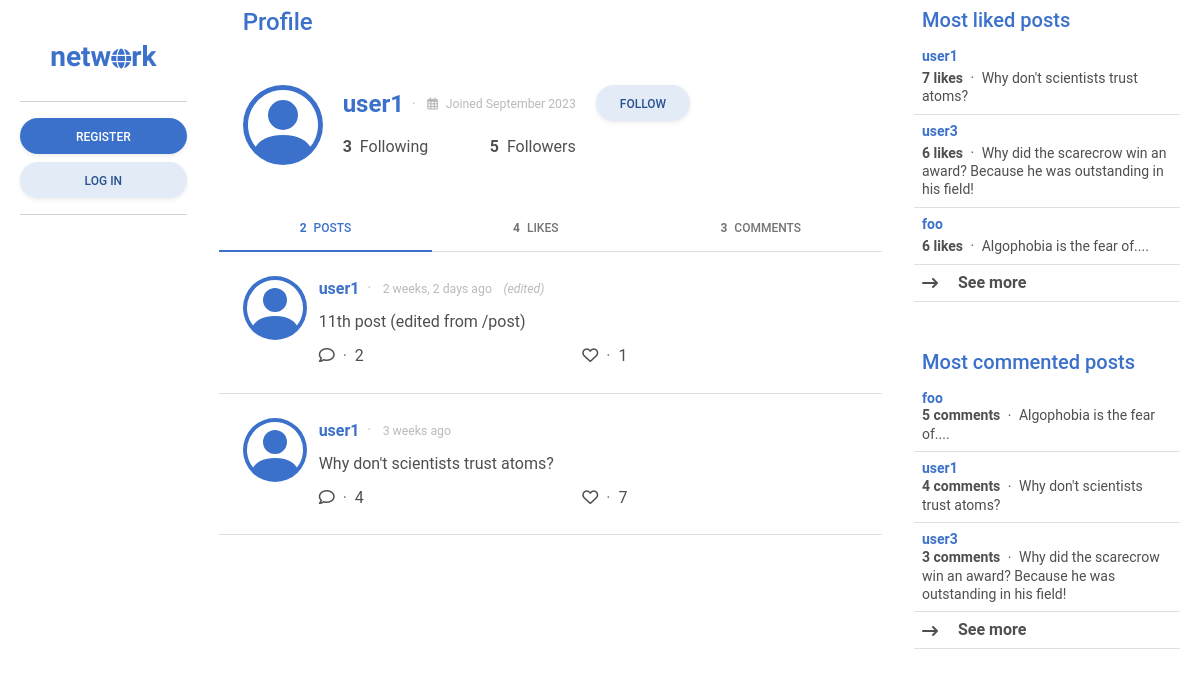
/profile/user1, run on the app's committed database.
### network/models.py (models this page shows, shortened)
class User(AbstractUser):
    pass
    date_joined = models.DateTimeField(auto_now_add=True)
    following = models.ManyToManyField("self", blank=True, related_name="followers", symmetrical=False)
    def most_followed_users():
        users = User.objects.annotate(follower_count=Count('followers'))
        return users.order_by('-follower_count')

class Post(models.Model):
    content = models.CharField(max_length=255)
    poster = models.ForeignKey(User, on_delete=models.CASCADE, related_name="posts")
    likers = models.ManyToManyField(User, blank=True, related_name="likes")
    date_posted = models.DateTimeField(auto_now_add=True)
    edited = models.BooleanField(default=False)
    def most_liked_posts():
        posts = Post.objects.annotate(likes_count=Count('likers'))
        return posts.order_by('-likes_count')
    def most_commented_posts():
        posts = Post.objects.annotate(comment_count=Count('comments'))
        return posts.order_by('-comment_count')
    class Meta:
        ordering = ["-date_posted"]

### network/views.py (the view)
# urls.py: path("profile/<str:user>", views.profile, name="profile"),
def profile(request, user):
    most_followed_users = User.most_followed_users()
    most_liked_posts = Post.most_liked_posts()
    most_commented_posts = Post.most_commented_posts()
    profile = User.objects.get(username=user)
    profile_posts = Post.objects.filter(poster=profile)
    profile_likes = Post.objects.filter(likers=profile)
    profile_comments = Comment.objects.filter(commenter=profile)
    if request.user.is_authenticated and profile in request.user.following.all():
        is_followed = True
    else:
        is_followed = False
    return render(request, "network/profile.html", {
        "most_followed_users": most_followed_users,
        "most_liked_posts": most_liked_posts,
        "most_commented_posts": most_commented_posts,
        "profile": profile,
        "posts": profile_posts,
        "liked_posts": profile_likes,
        "comments": profile_comments,
        "is_followed": is_followed
    })

### network/templates/network/profile.html (shortened to what this page needs)
{% extends "network/layout.html" %}
{% block sidebar_left %}
    {% include "network/sidebar_left.html" %}
{% endblock %}
{% block main %}
    <div>
    {% include "network/profile_info.html" with profile=profile headline="Profile" %}
    </div>
    <div class="sticky-top">
        <ul class="nav nav-tabs nav-fill border-bottom" id="ex1" role="tablist">
            <li class="nav-item transparan" role="presentation">
                <a class="nav-link active" id="posts_tab" data-mdb-toggle="tab" href="#all_posts" role="tab"
                    aria-controls="ex2-tabs-1" aria-selected="true">
                    <span class="me-1 fw-bold">
                        {% if profile.posts.count %}
                        {{ profile.posts.count }}
                        {% else %}
                        0
                        {% endif %}
                    </span>
                    Posts
                </a>
            </li>
            <li class="nav-item transparan" role="presentation">
                <a class="nav-link" id="likes_tab" data-mdb-toggle="tab" href="#all_likes" role="tab"
                    aria-controls="ex2-tabs-2" aria-selected="false">
                    <span class="me-1 fw-bold">
                        {% if profile.likes.count %}
                        {{ profile.likes.count }}
                        {% else %}
                        0
                        {% endif %}
                    </span>
                    Likes
                </a>
            </li>
            <li class="nav-item transparan" role="presentation">
                <a class="nav-link" id="comments_tab" data-mdb-toggle="tab" href="#all_comments" role="tab" aria-controls="ex2-tabs-2"
                    aria-selected="false">
                    <span class="me-1 fw-bold">
                        {% if profile.commenter.count %}
                        {{ profile.commenter.count }}
                        {% else %}
                        0
                        {% endif %}
                    </span>
                    Comments
                </a>
            </li>
        </ul>
    </div>
    <div class="tab-content" id="ex2-content">
        <div class="tab-pane fade show active mb-4" id="all_posts" role="tabpanel" aria-labelledby="posts_tab">
            {% include "network/posts.html" with posts=posts %}
        </div>
    </div>
{% endblock %}
{% block sidebar_right %}
    {% include "network/sidebar_right.html" %}
{% endblock %}

### network/templates/network/profile_info.html (shortened to what this page needs)
{% if headline %}
<div class="h4 mb-0 pb-4 pt-2 px-4 sticky-top transparan text-primary">
    {{ headline }}
</div>
{% endif %}
<div class="container">
    <div class="row p-4">
        <a href="{% url 'profile' user=profile.username %}" class="col-auto p-0 mb-3">
        </a>
        <div class="col-auto align-self-center mb-3">
            <div class="px-2 d-flex justify-content-between align-items-center mb-3">
                <div class="d-flex justify-content-start">
                    <a href="{% url 'profile' user=profile.username %}" class="h4 m-0 fw-bold text-decoration-none align-middle">
                        {{ profile.username }}
                    </a>
                    <span class="small text-muted opacity-50 align-self-center">
                        <span class="align-middle mx-2">&#183;</span>
                        <span class="align-middle small"><i class="fa-regular fa-calendar-days me-2"></i>Joined {{profile.date_joined.date|date:"F Y"}}</span>
                    </span>
                </div>
            </div>
            <div class="px-2 d-flex justify-content-between align-items-center">
                <div role="button" data-mdb-toggle="modal" data-mdb-target="#following_{{ profile.id }}">
                    <span class="fw-bold me-2">{{ profile.following.count }}</span>Following
                </div>
                <div role="button" data-mdb-toggle="modal" data-mdb-target="#followers_{{ profile.id }}">
                    <span class="fw-bold me-2">{{ profile.followers.count }}</span>Followers
                </div>
            </div>
        </div>
        <div class="col-auto p-0 align-self-top mb-3">
            <div>
                {% if not user.is_authenticated %}
                <button class="btn btn-secondary btn-rounded shadow-sm" role="button" data-mdb-toggle="modal"
                    data-mdb-target="#follow">
                    Follow
                </button>
                {% endif %}
            </div>
        </div>
    </div>
</div>

### network/templates/network/posts.html (shortened to what this page needs)
{% load humanize %}
{% if not posts %}
<div class="container p-0">
    <h5 class="text-center p-3">
        No posts yet.
    </h5>
</div>
{% else %}
{% for post in posts %}
<div class="container border-bottom post" id="post_id_{{ post.id }}">
    <div class="row p-4">
        <div class="col-auto p-0">
            <a href="{% url 'profile' user=post.poster.username %}">
            </a>
        </div>
        <div class="col align-self-center">
            <a class="row" href="{% url 'post' id=post.id %}">
                <div class="d-flex justify-content-start">
                    <div class="text-primary fw-bold text-decoration-none align-middle">
                        {{ post.poster.username }}
                    </div>
                    <div class="small text-muted opacity-50 align-self-center">
                        <span class="mx-2 align-self-center">&#183;</span>
                        <span class="small align-self-center">{{ post.date_posted|naturaltime }}</span>
                        <span class="ms-2 small align-self-center fst-italic" id="editedStatus_{{ post.id }}">
                            {% if post.edited %}
                            (edited)
                            {% endif %}
                        </span>
                    </div>
                </div>
                <div class="my-2 text-body" id="og_{{post.id}}">{{ post.content }}</div>
            </a>
            <div class="row">
                <div class="row">
                    <div class="col">
                        <div role="button" data-mdb-toggle="modal" data-mdb-target="#comment_list_modal_{{ post.id }}">
                            <i class="fa-regular fa-comment"></i>
                            <span class="mx-1 text-muted">&#183;</span>
                            {% if post.comments.count %}
                            {{ post.comments.count }}
                            {% else %}
                            0
                            {% endif %}
                        </div>
                    </div>
                    <div class="col">
                        <span id="likes_button_{{ post.id }}" role="button" onclick="likePost({{ post.id }})">
                            <i
                            {% if user.is_authenticated %}
                                {% if user in post.likers.all %}
                                class="fa-solid fa-heart text-danger"
                                {% endif %}
                                class="fa-regular fa-heart"
                            {% else %}
                            class="fa-regular fa-heart" role="button" data-mdb-toggle="modal" data-mdb-target="#like_post_{{ post.id }}"
                            {% endif %}>
                            </i>
                        </span>
                        <span class="mx-1 text-muted">&#183;</span>
                        <span role="button" data-mdb-toggle="modal" data-mdb-target="#likers_list_modal_{{ post.id }}" id="likes_number_{{ post.id }}">
                            {% if post.likers.count %}
                            {{ post.likers.count }}
                            {% else %}
                            0
                            {% endif %}
                        </span>
                    </div>
                </div>
            </div>
        </div>
    </div>
</div>
{% endfor %}
{% endif %}

### network/templates/network/sidebar_right.html (shortened to what this page needs)
<div class="mb-5 lh-sm">
    <div class="h5 px-2 text-primary sticky-top transparan">Most liked posts</div>
    <div class="list-group list-group-light list-group-small">
        {% for post in most_liked_posts|slice:":3" %}
        <div class="post p-2 border-bottom small">
            <a href="{% url 'post' id=post.id %}" class="text-body text-decoration-none align-middle">
                <div class="text-primary fw-bold mb-1">{{ post.poster.username }}</div>
                <span class="fw-bold">{{ post.likers.count }} likes</span>
                <span class="mx-1 align-middle">&#183;</span>
                <span>{{post.content}}</span>
            </a>
        </div>
        {% endfor %}
        <div class="fw-bold post p-2 border-bottom" role="button" data-mdb-toggle="modal" data-mdb-target="#most_liked_posts">
            <i class="align-middle me-3 fa-solid fa-arrow-right-long"></i>
            See more
        </div>
    </div>
</div>
<div class="lh-sm">
    <div class="h5 px-2 text-primary">Most commented posts</div>
    <div class="list-group list-group-light list-group-small">
        {% for post in most_commented_posts|slice:":3" %}
        <div class="post p-2 border-bottom small">
            <a href="{% url 'post' id=post.id %}" class="text-body text-decoration-none align-middle">
                <div class="text-primary fw-bold">{{ post.poster.username }}</div>
                <span class="fw-bold">{{ post.comments.count }} comments</span>
                <span class="mx-1 align-middle">&#183;</span>
                {{ post.content }}
            </a>
        </div>
        {% endfor %}
        <div class="fw-bold post p-2 border-bottom" role="button" data-mdb-toggle="modal" data-mdb-target="#most_commented_posts">
            <i class="align-middle me-3 fa-solid fa-arrow-right-long"></i>
            See more
        </div>
    </div>
</div>

### network/static/network/styles.css (style rules this page uses)
.transparan { background: rgba(255, 255, 255, 0.75); backdrop-filter: blur(2px); }

### data on the page
User: username "user1", date_joined "September 2023", following.count "3", followers.count "5", posts.count "2", likes.count "4", commenter.count "3"
Post: poster.username "user1", date_posted "2 weeks, 2 days ago", edited "(edited)", content "11th post (edited from /post)", comments.count "2", likers.count "1"
Post: poster.username "user1", date_posted "3 weeks ago", content "Why don't scientists trust atoms?", comments.count "4", likers.count "7"
Post: poster.username "user3", likers.count "6", content "Why did the scarecrow win an award? Because he was outstanding in his field!", comments.count "3"
Post: poster.username "foo", likers.count "6", content "Algophobia is the fear of....", comments.count "5"

### other printed values
{{ headline }} "Profile"
